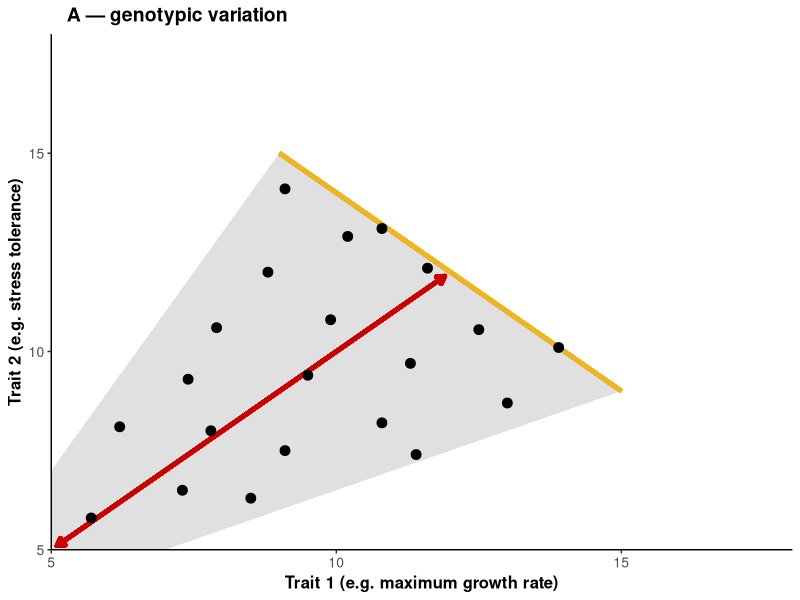
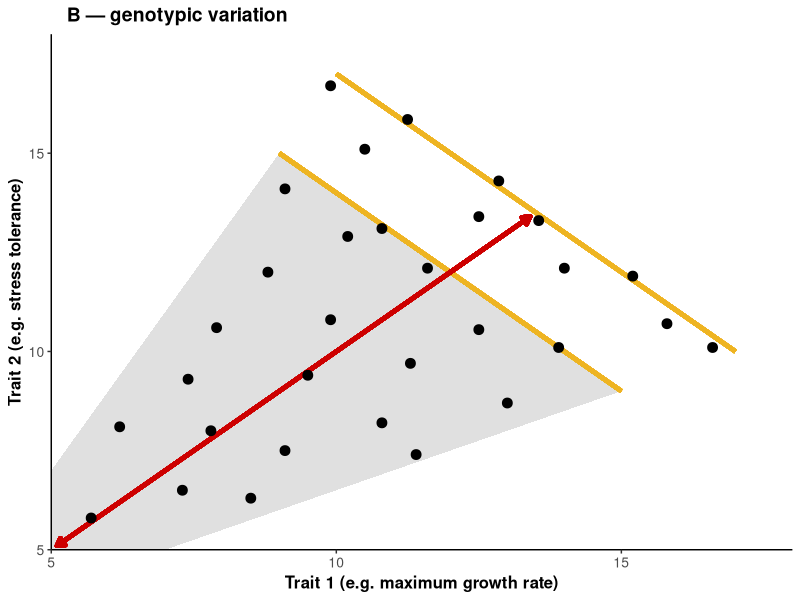
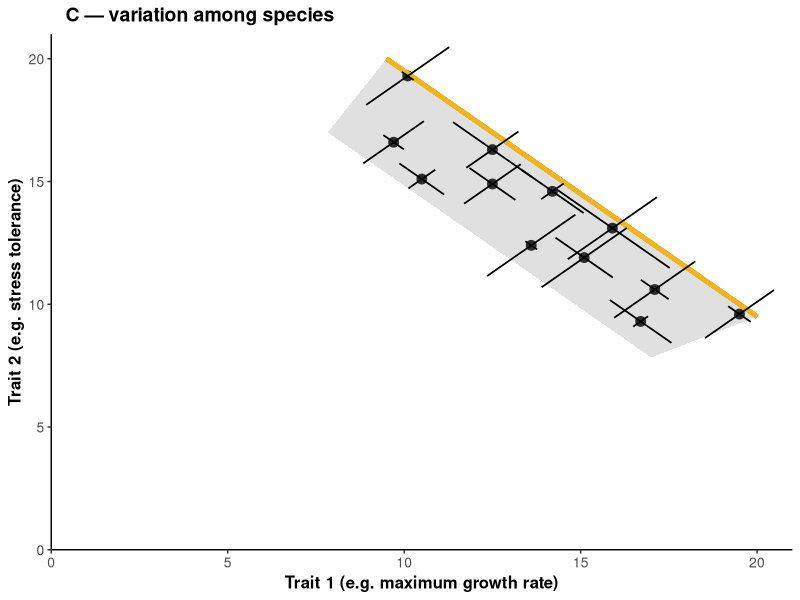
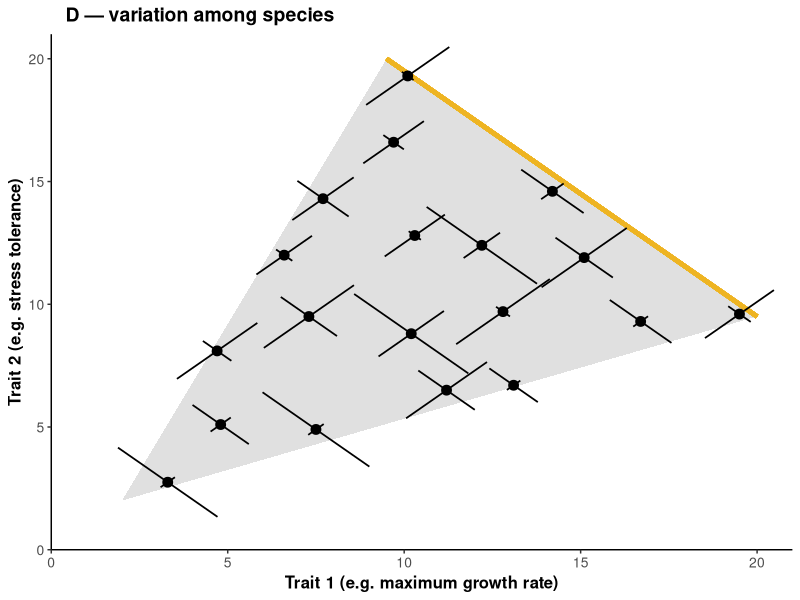
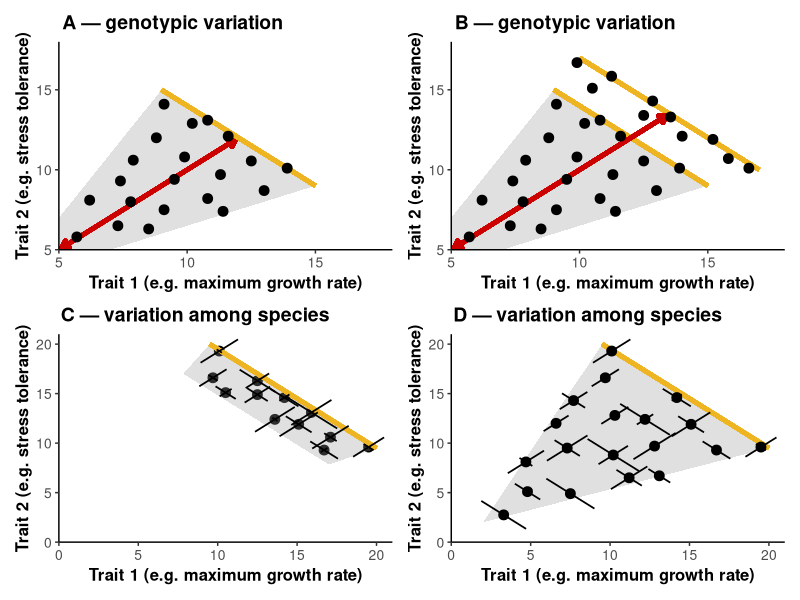
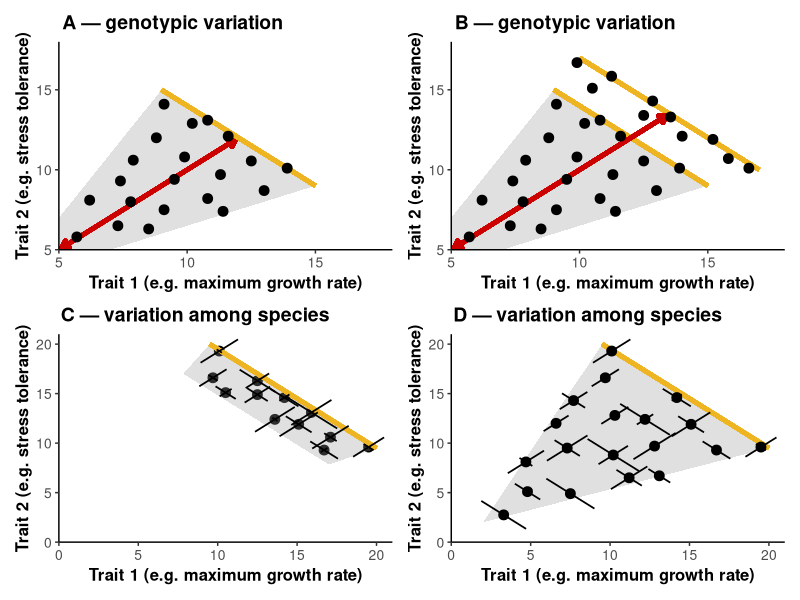

Reproduce these figures in R, in order.
# Jason R Laurich

# February 8th, 2026

# This script will generate Figure 1, a conceptual figure mapping out Pareto fronts and the concepts of multivariate 
  # phenotypic constraint among genotypes and species.

# Inputs: none
# Outputs: in figures-main : 01_conceptual_figure.jpeg

# Packages & Functions ----------------------------------------------------

library(tidyverse)
library(cowplot)
library(patchwork)

# Create panel A — genetic variation --------------------

df.A <- data.frame(
  x = c(5.7, 6.2, 7.3, 7.4, 8.5, 7.8, 8.8, 9.1, 7.9, 9.5, 10.8, 9.9, 10.2, 11.6, 11.4, 11.3, 13.9, 9.1, 12.5, 13.0, 10.8),
  y = c(5.8, 8.1, 6.5, 9.3, 6.3, 8.0, 12.0, 7.5, 10.6, 9.4, 8.2, 10.8, 12.9, 12.1, 7.4, 9.7, 10.1, 14.1, 10.55, 8.7, 13.1)
)

poly.band <- data.frame(
  x = c(5, 7, 15, 9, 5),
  y = c(5, 5, 9, 15, 7)
)

p.A <- ggplot(df.A, aes(x = x, y = y)) +
  
  geom_polygon(data = poly.band, aes(x, y),
               fill = "grey60", alpha = 0.3, colour = NA,
               inherit.aes = FALSE) +
  
  scale_y_continuous(limits = c(5, 18), breaks = c(5, 10, 15)) +
  scale_x_continuous(limits = c(5, 18), breaks = c(5, 10, 15)) +
  
  theme_classic() +
  
  geom_segment(
    aes(x = 5.1, y = 5.1, xend = 11.9, yend = 11.9),
    inherit.aes = FALSE,
    colour = "red3", linewidth = 1.5,
    arrow = arrow(length = unit(2.1, "mm"), ends = "both", type = "closed")) +
  
  geom_segment(
    x = 15,  y = 9,
    xend = 9,   yend = 15,
    colour = "goldenrod2", linewidth = 1.5) +
  
  geom_point(size= 3) +
  
  labs(x = "Trait 1 (e.g. maximum growth rate)",    
       y = "Trait 2 (e.g. stress tolerance)", 
       title = "A — genotypic variation") +  # labels
  
  theme(
    legend.position = "none",  
    axis.title = element_text(size = 12, face = "bold"),  
    axis.text = element_text(size = 10, face ="plain"),
    plot.title = element_text(size = 14, face = "bold", hjust = 0.03)# theme stuff
  ) +
  
  coord_cartesian(xlim = c(5,18), ylim = c(5,18), expand = FALSE) 

p.A

# Create panel B — variation across individuals/ genotypes with a gap ----------------

df.B <- data.frame(
  x = c(5.7, 6.2, 7.3, 7.4, 8.5, 7.8, 8.8, 9.1, 7.9, 9.5, 10.8, 9.9, 10.2, 11.6, 11.4, 11.3, 13.9, 9.1, 12.5, 13.0, 10.8, 13.55, 11.25, 9.9, 15.2, 12.85, 16.6, 15.8, 12.5, 10.5, 14.0),
  y = c(5.8, 8.1, 6.5, 9.3, 6.3, 8.0, 12.0, 7.5, 10.6, 9.4, 8.2, 10.8, 12.9, 12.1, 7.4, 9.7, 10.1, 14.1, 10.55, 8.7, 13.1, 13.3, 15.85, 16.7, 11.9, 14.3, 10.1, 10.7, 13.4, 15.1, 12.1)
)

p.B <- ggplot(df.B, aes(x = x, y = y)) +
  
  geom_polygon(data = poly.band, aes(x, y),
               fill = "grey60", alpha = 0.3, colour = NA,
               inherit.aes = FALSE) +
  
  scale_y_continuous(limits = c(5, 18), breaks = c(5, 10, 15)) +
  scale_x_continuous(limits = c(5, 18), breaks = c(5, 10, 15)) +
  
  theme_classic() +
  
  geom_segment(
    x = 15,  y = 9,
    xend = 9,   yend = 15,
    colour = "goldenrod2", linewidth = 1.5) +
  
  geom_segment(
    x = 17,  y = 10,
    xend = 10,   yend = 17,
    colour = "goldenrod2", linewidth = 1.5) +
  
  geom_segment(
    aes(x = 5.1, y = 5.1, xend = 13.4, yend = 13.4),
    inherit.aes = FALSE,
    colour = "red3", linewidth = 1.5,
    arrow = arrow(length = unit(2.1, "mm"), ends = "both", type = "closed")) +
  
  geom_point(size= 3) +
  
  labs(x = "Trait 1 (e.g. maximum growth rate)",    
       y = "Trait 2 (e.g. stress tolerance)",  
       title = "B — genotypic variation") +  # labels
  
  theme(
    legend.position = "none",  
    axis.title = element_text(size = 12, face = "bold"),  
    axis.text = element_text(size = 10, face ="plain"),
    plot.title = element_text(size = 14, face = "bold", hjust = 0.03)# theme stuff
  ) +
  
  # annotate("text", x = 14, y = 14, label = "Pareto fronts", size = 5.1, fontface = "bold", colour = "goldenrod2", angle = -45) +
  
  coord_cartesian(xlim = c(5,18), ylim = c(5,18), expand = FALSE) 

p.B

# Create panel C - interspecific variation (negative, narrower) ---------------------

poly.band.C <- data.frame(             # Create a polygon! We'll set the lower limits at y and x 7.5. Slope is 7.5/18.
  x = c(17, 20, 9.5, 7.833333),        # solve for x = 16? ▲y = 4*(7.5/18) = 1.666667. y = 7.833333. Reverse for top left
  y = c(7.833333, 9.5, 20, 17)
)

df.D <- data.frame(
  x = c(3.30, 4.7, 7.5, 4.8, 12.2, 11.2, 6.6, 7.3, 10.2, 13.1, 15.1, 16.7, 7.7, 12.8, 10.3, 9.7, 14.2, 19.5, 10.1),
  y = c(2.75, 8.1, 4.9, 5.1, 12.4, 6.5, 12.0, 9.5, 8.80, 6.70, 11.9, 9.3, 14.3, 9.70, 12.8, 16.6, 14.6, 9.6, 19.3)
)

df.D <- df.D %>% 
  mutate(x.ci = runif(n(),0.2,2.5), y.ci = runif(n(),0.2,2)) # Randomly assign spread values representing variation in ellipse shape and orientation


df.C <- df.D %>% 
  filter(x >= 14.5 | y >= 14.5)

df.C2 <- data.frame(
  x = c(10.5, 12.5, 17.1, 12.5, 15.9, 13.6),
  y = c(15.1, 16.3, 10.6, 14.9, 13.1, 12.4)
)

df.C2 <- df.C2 %>% 
  mutate(x.ci = runif(n(),0.2,2.5), y.ci = runif(n(),0.2,2)) # Randomly assign spread values representing variation in ellipse shape and orientation

df.C <- rbind(df.C, df.C2)

p.C <- ggplot(df.C, aes(x = x, y = y)) +
  geom_point(size= 3) +
  
  geom_polygon(data = poly.band.C, aes(x, y),
               fill = "grey60", alpha = 0.3, colour = NA,
               inherit.aes = FALSE) +
  
  geom_segment(
    x = 20,  y = 9.5,
    xend = 9.5,   yend = 20,
    colour = "goldenrod2", linewidth = 1.5) +
  
  scale_y_continuous(limits = c(0, 21), breaks = c(0, 5, 10, 15, 20)) +
  scale_x_continuous(limits = c(0, 21), breaks = c(0, 5, 10, 15, 20)) +
  
  geom_spoke(aes(angle = pi/4,        radius = y.ci), linewidth = 0.6) +
  geom_spoke(aes(angle = pi/4 + pi,   radius = y.ci), linewidth = 0.6) +
  
  geom_spoke(aes(angle = -pi/4,       radius = x.ci), linewidth = 0.6) +
  geom_spoke(aes(angle = -pi/4 + pi,  radius = x.ci), linewidth = 0.6) +
  
  labs(x = "Trait 1 (e.g. maximum growth rate)",    
       y = "Trait 2 (e.g. stress tolerance)", 
       title = "C — variation among species") +  # labels
  
  theme_classic() +
  
  theme(
    legend.position = "none",  
    axis.title = element_text(size = 12, face = "bold"),  
    axis.text = element_text(size = 10, face ="plain"),
    plot.title = element_text(size = 14, face = "bold", hjust = 0.03)# theme stuff
  ) +
  
  coord_cartesian(xlim = c(0,21), ylim = c(0,21), expand = FALSE) 

p.C

# Create panel E - interspecific variation (broad, positive)---------------------------------------

poly.band.D <- data.frame(
  x = c(2, 20, 9.5),
  y = c(2, 9.5, 20)
)

p.D <- ggplot(df.D, aes(x = x, y = y)) +
  
  geom_polygon(data = poly.band.D, aes(x, y),
               fill = "grey60", alpha = 0.3, colour = NA,
               inherit.aes = FALSE) +
  
  geom_segment(
    x = 20,  y = 9.5,
    xend = 9.5,   yend = 20,
    colour = "goldenrod2", linewidth = 1.5) +
  
  geom_point(size= 3) +
  
  scale_y_continuous(limits = c(0, 21), breaks = c(0, 5, 10, 15, 20)) +
  scale_x_continuous(limits = c(0, 21), breaks = c(0, 5, 10, 15, 20)) +
  
  geom_spoke(aes(angle = pi/4,        radius = y.ci), linewidth = 0.6) +
  geom_spoke(aes(angle = pi/4 + pi,   radius = y.ci), linewidth = 0.6) +
  
  geom_spoke(aes(angle = -pi/4,       radius = x.ci), linewidth = 0.6) +
  geom_spoke(aes(angle = -pi/4 + pi,  radius = x.ci), linewidth = 0.6) +
  
  labs(x = "Trait 1 (e.g. maximum growth rate)",    
       y = "Trait 2 (e.g. stress tolerance)",  
       title = "D — variation among species") +  # labels
  
  theme_classic() +
  
  theme(
    legend.position = "none",  
    axis.title = element_text(size = 12, face = "bold"),  
    axis.text = element_text(size = 10, face ="plain"),
    plot.title = element_text(size = 14, face = "bold", hjust = 0.03)# theme stuff
  ) +
  
  # annotate("text", x = 15.25, y = 15.25, label = "Pareto front", size = 5.1, fontface = "bold", colour = "goldenrod2", angle = -45) +
  
  coord_cartesian(xlim = c(0,21), ylim = c(0,21), expand = FALSE)

p.D

# Assemble the figure -----------------------------------------------------

p <- (p.A | p.B) / (p.C | p.D)
p

ggsave("figures-main/01_conceptual_figure.jpeg", p, width = 15, height = 15)
